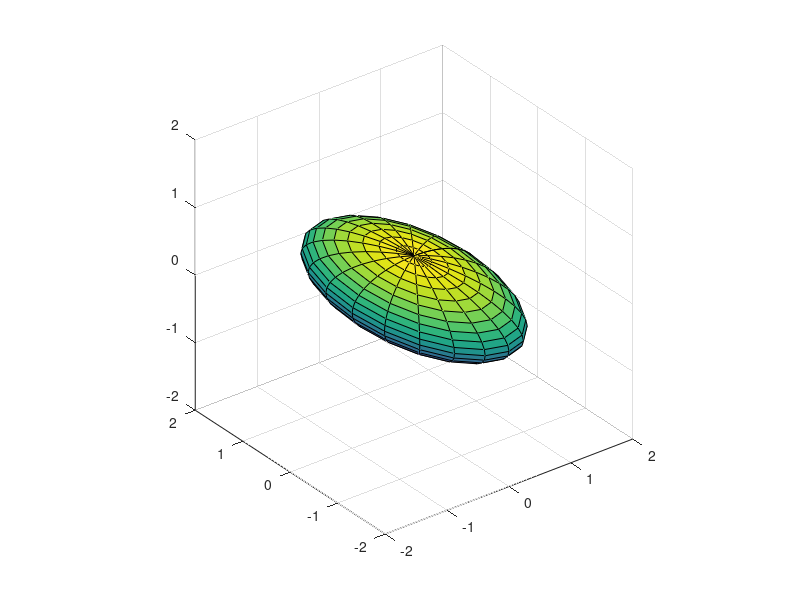

The MATLAB source for this figure:
% An ellipsoid of radii
% rx = 1, ry = 2, and rz = 0.5,
% centered at the origin

cx = 0; cy = 0; cz = 0;
rx = 1; ry = 2; rz = 0.5;
ellipsoid(cx,cy,cz,rx,ry,rz)
axis('equal')